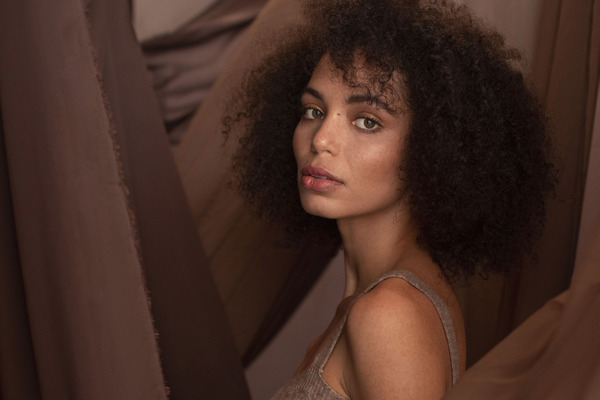
#> input picture Lab 01/image.jpg, 600 x 400 px
$ jupyter execute lab01.ipynb
#> lines starting #> are read from the running program, lines starting #| are printed output that depends on the picture
Section 4: Task 1

[cell 1]
import matplotlib.pyplot as plt
import numpy as np
import pandas as pd

[cell 2]
img = plt.imread('image.jpg')
#> img is the input picture: shape (400, 600, 3); mean R, G, B 69, 44.1, 35.4
print(img.shape)
#| (400, 600, 3)
plt.imshow(img)
plt.show()

[cell 3]
#Funtion to convert image to grayscale
def img_gray(img):
    return np.mean(img, axis=2)

[cell 4]
gray_img = img_gray(img)
fig, ax = plt.subplots(1, 2, figsize=(10, 5))

ax[0].imshow(img )
ax[0].set_title('Original Image')

ax[1].imshow( gray_img, cmap='gray')
ax[1].set_title('Grayscale Image')

plt.show()
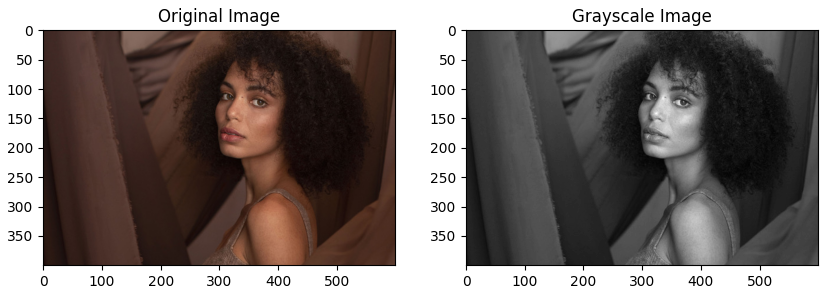
#> figure drawn by matplotlib, 2 panels

[cell 5]
#Function to invert the image
def imcomplement(img):
    return 1 - img
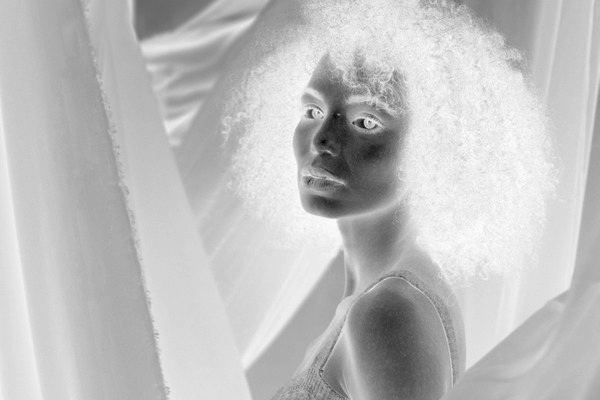
#> returned value: shape (400, 600) float64; min -188.7, max -2.33, mean -48.51; drawn with min black and max white

[cell 6]
img_inv = imcomplement(gray_img)
fig, ax = plt.subplots(1, 2, figsize=(10, 5))

ax[0].imshow(gray_img, cmap='gray')
ax[0].set_title('Grayscale Image')

ax[1].imshow( img_inv, cmap='gray')
ax[1].set_title('Inverted Image')

plt.show()
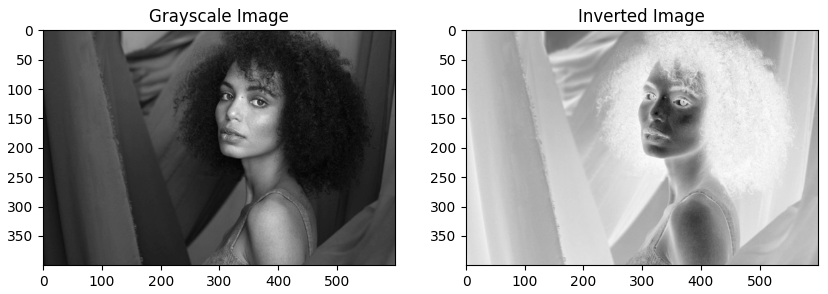
#> figure drawn by matplotlib, 2 panels

[cell 7]
#Function to flip the image up down
def flipud(img):
    return np.flipud(img)
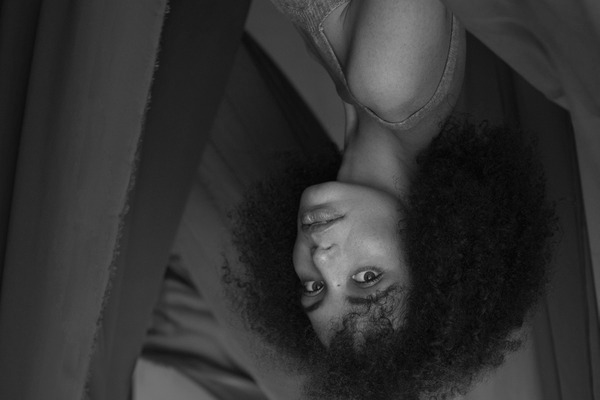
#> returned value: shape (400, 600) float64; min 3.33, max 189.7, mean 49.5

[cell 8]
img_flipud = flipud(gray_img)
fig, ax = plt.subplots(1, 2, figsize=(10, 5))

ax[0].imshow(gray_img, cmap='gray')
ax[0].set_title('Grayscale Image')

ax[1].imshow( img_flipud, cmap='gray')
ax[1].set_title('Flipped Image along x-axis')

plt.show()

[cell 9]
#Function to flip the image left right
def fliplr(img):
    return np.fliplr(img)
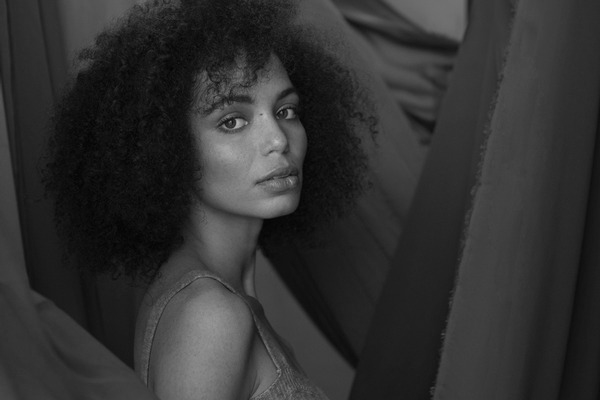
#> returned value: shape (400, 600) float64; min 3.33, max 189.7, mean 49.5

[cell 10]
img_fliplr = fliplr(gray_img)
fig, ax = plt.subplots(1, 2, figsize=(10, 5))

ax[0].imshow(gray_img, cmap='gray')
ax[0].set_title('Grayscale Image')

ax[1].imshow( img_fliplr, cmap='gray')
ax[1].set_title('Flipped Image along y-axis')

plt.show()

[cell 11]
#Function to resize the image with nearest neighbor interpolation
def imresize(image, new_shape):
#> called with new_shape = (400, 900)
    x_new, y_new = new_shape
    x_old, y_old = image.shape
#> x_old = 400; y_old = 600

    # Calculate scaling factors
    scale_x = x_old / x_new
#> scale_x = 1
    scale_y = y_old / y_new
#> scale_y = 0.667

    # Initialize empty array for the resized image
    resized_image = np.empty((x_new, y_new), dtype=image.dtype)

    # Iterate over each pixel in the new image
    for i in range(x_new):
        for j in range(y_new):
            # Find the nearest pixel in the original image
            nearest_x = int(i * scale_x)
            nearest_y = int(j * scale_y)

            # Assign the pixel value from the original image to the resized image
            resized_image[i, j] = image[nearest_x, nearest_y]
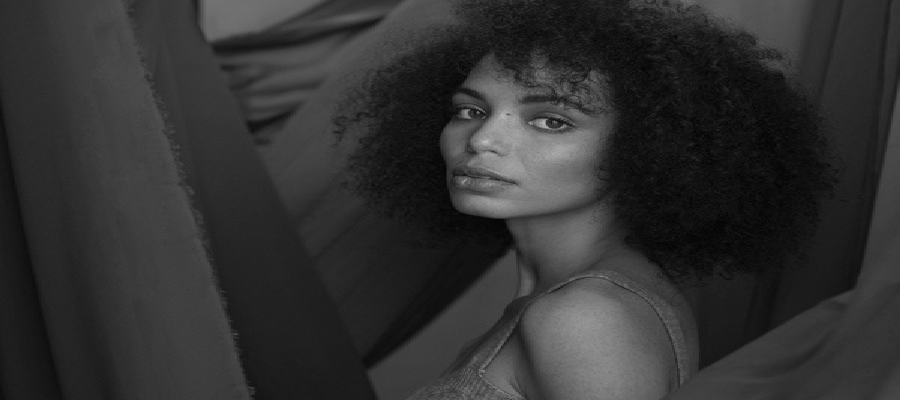
#> resized_image: shape (400, 900) float64; min 3.33, max 189.7, mean 49.5

    return resized_image

[cell 12]
img_resize = imresize(gray_img, (400,900))
fig, ax = plt.subplots(1, 2, figsize=(10, 5))

ax[0].imshow(gray_img, cmap='gray')
ax[0].set_title('Grayscale Image')

ax[1].imshow( img_resize, cmap='gray')
ax[1].set_title('Resized Image')

plt.show()

Section 4: Task 2

[cell 13]
import cv2

[cell 14]
#Affine Transformation
img =cv2.imread('image.jpg')
rows,cols,ch = img.shape
#> rows = 400; cols = 600; ch = 3
pts1 = np.float32([[50,50],[200,50],[50,200]])
pts2 = np.float32([[10,100],[200,50],[100,250]])
M = cv2.getAffineTransform(pts1,pts2)
dst = cv2.warpAffine(img,M,(cols,rows))
plt.subplot(121),plt.imshow(img),plt.title('Input')
plt.subplot(122),plt.imshow(dst),plt.title('Output')
plt.show()
#> figure, not shown here; B, G, R data is drawn as R, G, B

[cell 15]
import cv2 as cv
import numpy as np
from matplotlib import pyplot as plt

rows, cols = gray_img.shape

# Define the Translation Transformation
tx = 50
ty = 100
M = np.float32([[1, 0, tx], [0, 1, ty]])

# Perform the Transformation
dst = cv.warpAffine(gray_img, M, (cols, rows))
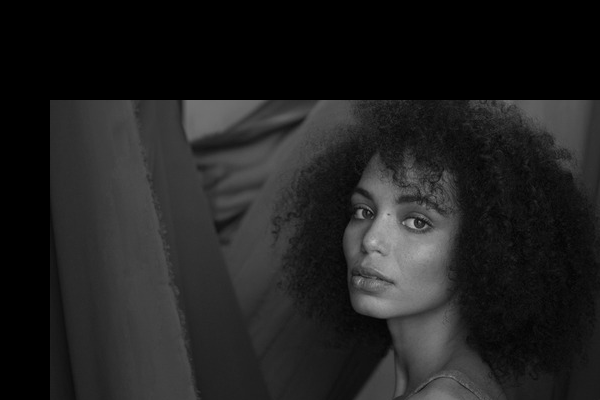
#> dst: shape (400, 600) float64; min 0, max 189.7, mean 33.1

# Visualize the original and the transformed images
plt.subplot(121), plt.imshow(gray_img, cmap='gray'), plt.title('Input')
plt.subplot(122), plt.imshow(dst, cmap='gray'), plt.title('Output')
plt.show()

[cell 16]
# Define the Similarity Transformation
scale_factor = 0.5
rotation_angle = 30
M = cv.getRotationMatrix2D((cols/2, rows/2), rotation_angle, scale_factor)

# Perform the Transformation
dst = cv.warpAffine(gray_img, M, (cols, rows))
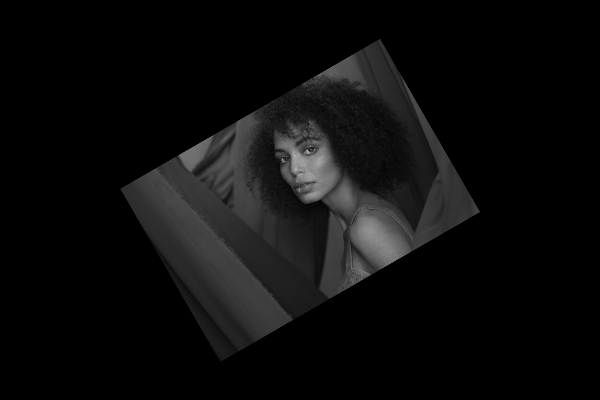
#> dst: shape (400, 600) float64; min 0, max 185.7, mean 12.4

# Visualize the original and the transformed images
plt.subplot(121), plt.imshow(gray_img, cmap='gray'), plt.title('Input')
plt.subplot(122), plt.imshow(dst, cmap='gray'), plt.title('Output')
plt.show()

[cell 17]
# Define the Euclidean Transformation
rotation_angle = 30
M = cv.getRotationMatrix2D((cols/2, rows/2), rotation_angle, 1)

# Perform the Transformation
dst = cv.warpAffine(gray_img, M, (cols, rows))
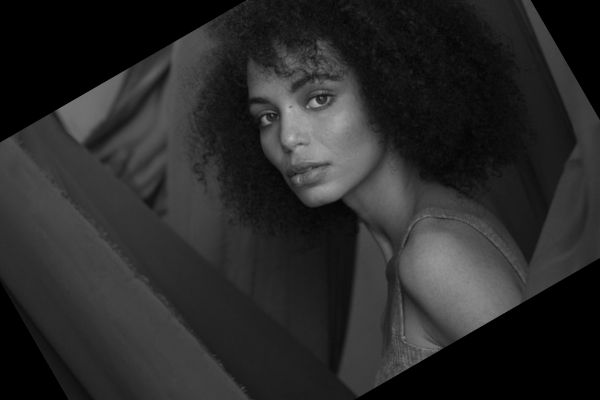
#> dst: shape (400, 600) float64; min 0, max 188.6, mean 41.5

# Visualize the original and the transformed images
plt.subplot(121), plt.imshow(gray_img, cmap='gray'), plt.title('Input')
plt.subplot(122), plt.imshow(dst, cmap='gray'), plt.title('Output')
plt.show()

[cell 18]
# Define the Projective Transformation
pts1 = np.float32([[56, 65], [368, 52], [28, 387], [389, 390]])
pts2 = np.float32([[0, 0], [300, 0], [0, 300], [200, 300]])
M = cv.getPerspectiveTransform(pts1, pts2)

# Perform the Transformation
dst = cv.warpPerspective(gray_img, M, (cols, rows))
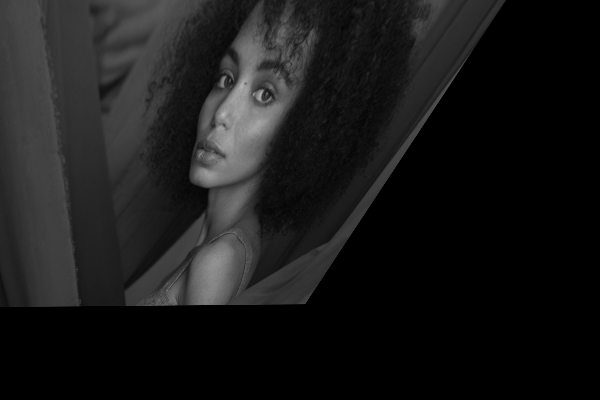
#> dst: shape (400, 600) float64; min 0, max 189.1, mean 25.4

# Visualize the original and the transformed images
plt.subplot(121), plt.imshow(gray_img, cmap='gray'), plt.title('Input')
plt.subplot(122), plt.imshow(dst, cmap='gray'), plt.title('Output')
plt.show()
